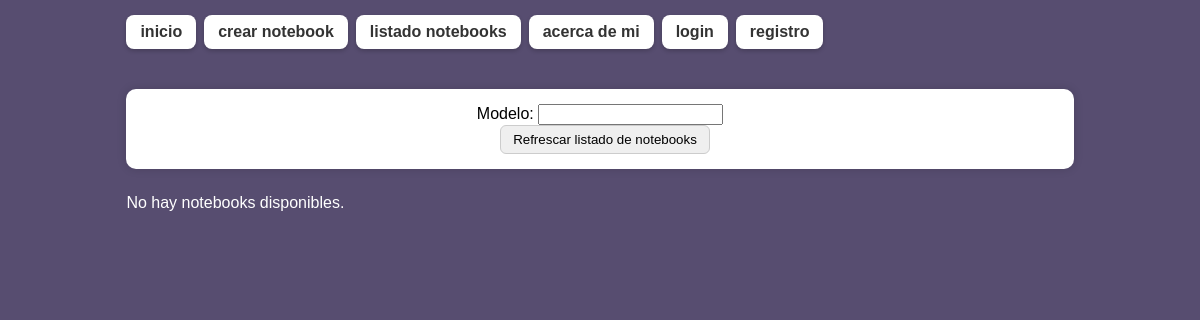
Before: /listado-notebooks/ with the older database file.
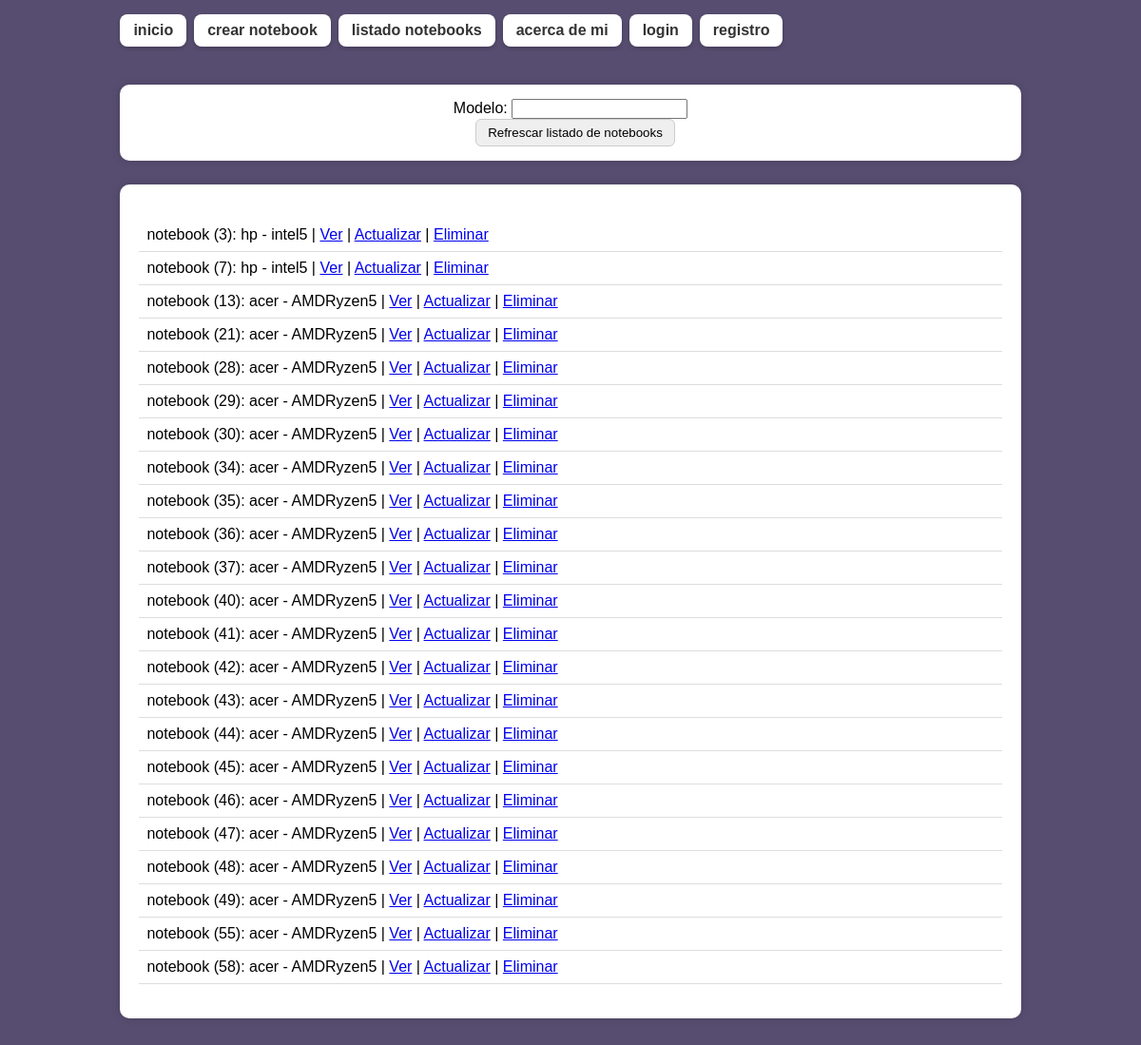
After: the same page with the newer database file.
### inicio/models.py (models this page shows)
class Notebook(models.Model):
    modelo = models.CharField(max_length=50)
    procesador = models.CharField(max_length=50)
    imagen = models.ImageField(upload_to="imagen_notebooks/", null=True)
    ram = models.CharField(max_length=50, default="Sin especificar")
    def __str__(self):
        return f"notebook ({self.id}): {self.modelo} - {self.procesador}"

### inicio/views.py (the view)
# urls.py: path("listado-notebooks/", listar_notebooks, name="listado"),
def listar_notebooks(request):
    formulario = BuscarNotebook(request.GET)
    if formulario.is_valid():
        info = formulario.cleaned_data.get("modelo")
        listado_de_notebooks = Notebook.objects.filter(modelo__icontains=info)
    return render(request, "listar_notebooks.html",{"listado_notebooks": listado_de_notebooks, "formulario": formulario})

### inicio/forms.py
class BuscarNotebook(forms.Form):
    modelo = forms.CharField(max_length=50, required=False)

### inicio/templates/listar_notebooks.html (shortened to what this page needs)
{% extends "base.html" %}
{% block contenido %}
<div style="width: 80%; margin: 40px auto; font-family: Arial, Helvetica, sans-serif;">
    <div style="
        background: white;
        padding: 15px;
        border-radius: 10px;
        box-shadow: 0 0 10px rgba(0,0,0,0.15);
        margin-bottom: 25px;
        text-align: center;
    ">
        <form action="{% url 'listado' %}" method="GET">
            {{ formulario }}
            <input type="submit" value="Refrescar listado de notebooks" style="
                margin-left: 10px;
                padding: 6px 12px;
                border-radius: 6px;
                border: 1px solid #ccc;
                cursor: pointer;
            ">
        </form>
    </div>
    {% if listado_notebooks %}
    <div style="
        background: white;
        padding: 20px;
        border-radius: 10px;
        box-shadow: 0 0 10px rgba(0,0,0,0.15);
    ">
        <ul style="list-style-type: none; padding-left: 0;">
            {% for notebook in listado_notebooks %}
            <li style="
                padding: 8px;
                border-bottom: 1px solid #ddd;
            ">
                {{ notebook }}
                |
                <a href="{% url 'ver' notebook.id %}">Ver</a> |
                <a href="{% url 'Actualizar' notebook.id %}">Actualizar</a> |
                <a href="{% url 'Eliminar' notebook.id %}">Eliminar</a>
            </li>
            {% endfor %}
        </ul>
    </div>
    {% else %}
    <p style="color: white; margin-top: 20px;">No hay notebooks disponibles.</p>
    {% endif %}
</div>
{% endblock contenido %}

### templates/base.html (shortened to what this page needs)
<!DOCTYPE html>
<html lang="en">
<head>
</head>
<body style="background-color: #574d70;">
<nav style="
    width: 80%;
    margin: 15px auto 0 auto;
    display: flex;
    align-items: center;
    flex-wrap: wrap;
    gap: 8px;
">
    <a href="{% url 'inicio' %}" style="
        background: #ffffff;
        padding: 8px 14px;
        border-radius: 8px;
        box-shadow: 0 2px 4px rgba(0,0,0,0.2);
        text-decoration: none;
        color: #333;
        font-family: Arial, Helvetica, sans-serif;
        font-weight: bold;
    ">inicio</a>
    <a href="{% url 'crear' %}" style="
        background: #ffffff;
        padding: 8px 14px;
        border-radius: 8px;
        box-shadow: 0 2px 4px rgba(0,0,0,0.2);
        text-decoration: none;
        color: #333;
        font-family: Arial, Helvetica, sans-serif;
        font-weight: bold;
    ">crear notebook</a>
    <a href="{% url 'listado' %}" style="
        background: #ffffff;
        padding: 8px 14px;
        border-radius: 8px;
        box-shadow: 0 2px 4px rgba(0,0,0,0.2);
        text-decoration: none;
        color: #333;
        font-family: Arial, Helvetica, sans-serif;
        font-weight: bold;
    ">listado notebooks</a>
    <a href="{% url 'about' %}" style="
        background: #ffffff;
        padding: 8px 14px;
        border-radius: 8px;
        box-shadow: 0 2px 4px rgba(0,0,0,0.2);
        text-decoration: none;
        color: #333;
        font-family: Arial, Helvetica, sans-serif;
        font-weight: bold;
    ">acerca de mi</a>
    {% if request.user.is_authenticated %}
        <span style="
            margin-left: 8px;
            font-family: Arial, Helvetica, sans-serif;
            color: #f0f0f0;
        ">
            {{ request.user }}
        </span>
        <form action="{% url 'logout' %}" method="POST" style="display:inline-block; margin-left: 8px;">
            {% csrf_token %}
            <input type="submit" value="logout" style="
                background: #ffffff;
                padding: 8px 14px;
                border-radius: 8px;
                box-shadow: 0 2px 4px rgba(0,0,0,0.2);
                border: none;
                cursor: pointer;
                font-family: Arial, Helvetica, sans-serif;
                font-weight: bold;
            ">
        </form>
    {% else %}
        <a href="{% url 'login' %}" style="
            background: #ffffff;
            padding: 8px 14px;
            border-radius: 8px;
            box-shadow: 0 2px 4px rgba(0,0,0,0.2);
            text-decoration: none;
            color: #333;
            font-family: Arial, Helvetica, sans-serif;
            font-weight: bold;
        ">login</a>
        <a href="{% url 'registro' %}" style="
            background: #ffffff;
            padding: 8px 14px;
            border-radius: 8px;
            box-shadow: 0 2px 4px rgba(0,0,0,0.2);
            text-decoration: none;
            color: #333;
            font-family: Arial, Helvetica, sans-serif;
            font-weight: bold;
        ">registro</a>
    {% endif %}
</nav>
<main>
    {% block contenido %}
    {% endblock contenido %}
</main>
</body>
</html>

Changed rows visible on the page:
added Notebook: id+modelo+procesador "notebook (3): hp - intel5"
added Notebook: id+modelo+procesador "notebook (7): hp - intel5"
added Notebook: id+modelo+procesador "notebook (13): acer - AMDRyzen5"
added Notebook: id+modelo+procesador "notebook (21): acer - AMDRyzen5"
added Notebook: id+modelo+procesador "notebook (28): acer - AMDRyzen5"
added Notebook: id+modelo+procesador "notebook (29): acer - AMDRyzen5"
added Notebook: id+modelo+procesador "notebook (30): acer - AMDRyzen5"
added Notebook: id+modelo+procesador "notebook (34): acer - AMDRyzen5"
added Notebook: id+modelo+procesador "notebook (35): acer - AMDRyzen5"
added Notebook: id+modelo+procesador "notebook (36): acer - AMDRyzen5"
added Notebook: id+modelo+procesador "notebook (37): acer - AMDRyzen5"
added Notebook: id+modelo+procesador "notebook (40): acer - AMDRyzen5"
added Notebook: id+modelo+procesador "notebook (41): acer - AMDRyzen5"
added Notebook: id+modelo+procesador "notebook (42): acer - AMDRyzen5"
added Notebook: id+modelo+procesador "notebook (43): acer - AMDRyzen5"
added Notebook: id+modelo+procesador "notebook (44): acer - AMDRyzen5"
added Notebook: id+modelo+procesador "notebook (45): acer - AMDRyzen5"
added Notebook: id+modelo+procesador "notebook (46): acer - AMDRyzen5"
added Notebook: id+modelo+procesador "notebook (47): acer - AMDRyzen5"
added Notebook: id+modelo+procesador "notebook (48): acer - AMDRyzen5"
added Notebook: id+modelo+procesador "notebook (49): acer - AMDRyzen5"
added Notebook: id+modelo+procesador "notebook (55): acer - AMDRyzen5"
added Notebook: id+modelo+procesador "notebook (58): acer - AMDRyzen5"
Other visible differences:
text no longer shown: "No hay notebooks disponibles."
